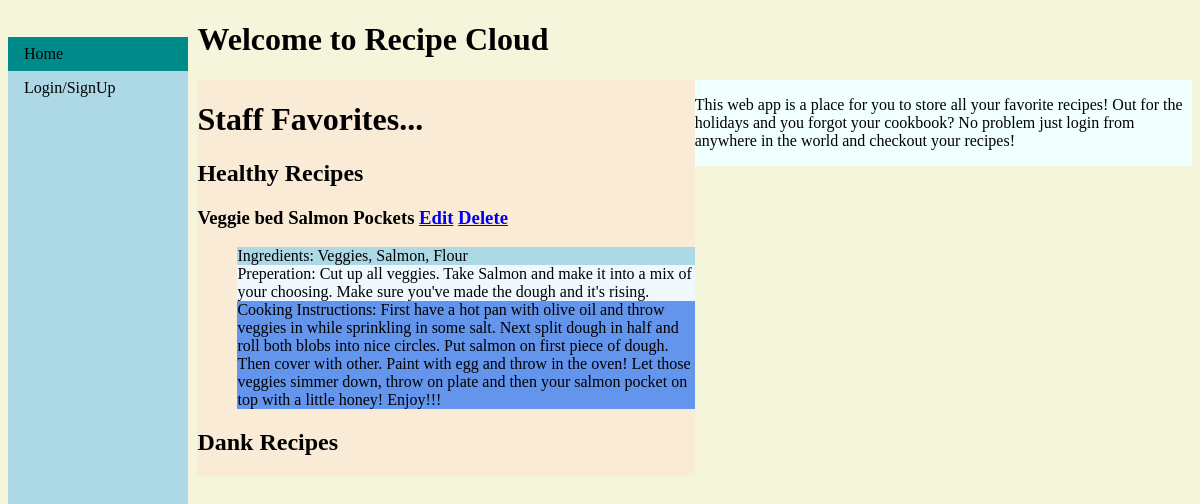
The page / on the database its author committed.
### app.py (models this page shows)
class HlthyRec(db.Model):
    id =            db.Column(db.Integer, primary_key=True)
    name        =   db.Column(db.String(100))
    ingredients =   db.Column(db.String(1000))
    preperation =   db.Column(db.String(10000))
    cooking     =   db.Column(db.String(10000))
    userId      =   db.Column(db.Integer, db.ForeignKey('user.id'))

### app.py (the view)
@app.route('/')
def home():
    hlthyRecs = HlthyRec.query.filter_by(userId=1)
    dankRecs = DankRec.query.filter_by(userId=1)
    return render_template('home.html', hlthyRecs=hlthyRecs, dankRecs=dankRecs,
                           username="Staff")

### templates/home.html (shortened to what this page needs)
<!DOCTYPE html>
<html lang="en">
<head>
</head>
<body>
    {% extends "base.html" %}
    {% block content %}
    <div class="main">
        <h1>Welcome to  Recipe Cloud</h1>
        <div id="left">
            <h1>Staff Favorites...</h1>
            <h2>Healthy Recipes</h2>
            {% if hlthyRecs %}
                {% for item in hlthyRecs %}
                    <h3>{{item.name}} <a href="/edithlthy/{{item.id}}">Edit</a> <a href="/hlthydelete/{{item.id}}">Delete</a> </h3>
                    <ul>
                        <li class="ingredients">Ingredients: {{item.ingredients}}</li>
                        <li class="preperation">Preperation: {{item.preperation}}</li>
                        <li class="cooking">Cooking Instructions: {{item.cooking}}</li>
                    </ul>
                {% endfor %}
            {% endif %}
            <h2>Dank Recipes</h2>
        </div>
        <div id="right">
            <p>This web app is a place for you to store all your
            favorite recipes! Out for the holidays and you forgot
            your cookbook? No problem just login from anywhere in the
            world and checkout your recipes!</p>
        </div>
    </div>
    {% endblock %}

### static/styles/main.css (style rules this page uses)
body { background-color: beige; }
ul { list-style: none; }
div.main { position: inherit; width: 84%; margin-left: 16%; }
#left { width: 50%; word-break: keep-all; float: left; background-color: antiquewhite; }
#right { float: left; width: 50%; background-color: azure; height: 100%; word-break: keep-all; }
li.ingredients { background-color: lightblue; }
li.preperation { background-color: aliceblue; }
li.cooking { background-color: cornflowerblue; }

### rows shown on the page
HlthyRec: name "Veggie bed Salmon Pockets", ingredients "Veggies, Salmon, Flour", preperation "Cut up all veggies. Take Salmon and make it into a mix of your choosing. Make sure you've made the dough and it's rising.", cooking "First have a hot pan with olive oil and throw veggies in while sprinkling in some salt. Next split dough in half and roll both blobs into nice circles. Put salmon on first piece of dough. Then cover with other. Paint with egg and throw in the oven! Let those veggies simmer down, throw on plate and then your salmon pocket on top with a little honey! Enjoy!!!"
